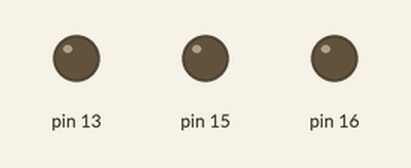
This program was run on a simulated Raspberry Pi (header pin numbers). On the bench: output pins drawn as LEDs (lit = HIGH).

Above: at 0.5 s.
At 2.0 s:
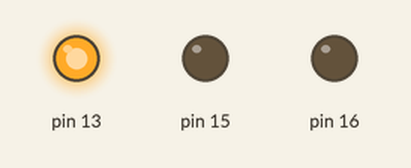
At 4.0 s:
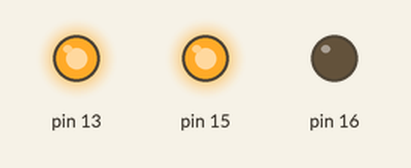
At 5.5 s:
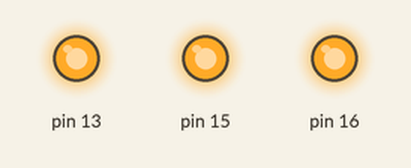
At 6.5 s:
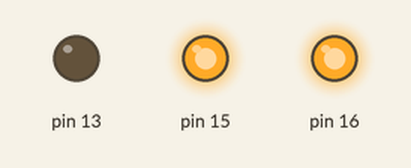
Timing chart, 0 to 7.8 s (numbered marks = the images above):
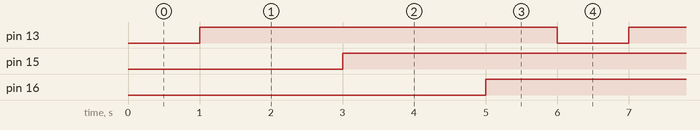

Measured:
- by itself, pin 13, pin 15, pin 16: alternates HIGH for 5.0 s and LOW for 1.0 s

The program:

blink.py
```python
from time import sleep
import RPi.GPIO as GPIO
GPIO.setmode(GPIO.BOARD)
GPIO.setup(13, GPIO.OUT)
GPIO.setup(15, GPIO.OUT)
GPIO.setup(16, GPIO.OUT)
while 1:
     GPIO.output(13, False)
     sleep(1)
     GPIO.output(13, True)
     sleep(1)

     GPIO.output(15, False)
     sleep(1)
     GPIO.output(15, True)
     sleep(1)

     GPIO.output(16, False)
     sleep(1)
     GPIO.output(16, True)
     sleep(1)
```
